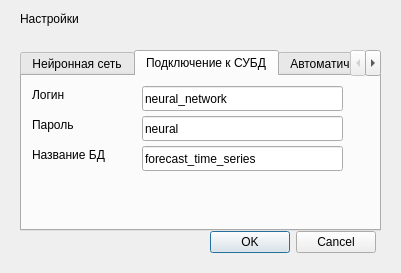
<?xml version="1.0" encoding="UTF-8"?>
<ui version="4.0">
 <class>Settings</class>
 <widget class="QWidget" name="Settings">
  <property name="geometry">
   <rect>
    <x>0</x>
    <y>0</y>
    <width>401</width>
    <height>273</height>
   </rect>
  </property>
  <property name="windowTitle">
   <string>Form</string>
  </property>
  <widget class="QLabel" name="label">
   <property name="geometry">
    <rect>
     <x>20</x>
     <y>10</y>
     <width>101</width>
     <height>17</height>
    </rect>
   </property>
   <property name="text">
    <string>Настройки</string>
   </property>
  </widget>
  <widget class="QTabWidget" name="AutoUpdateData">
   <property name="geometry">
    <rect>
     <x>20</x>
     <y>50</y>
     <width>361</width>
     <height>181</height>
    </rect>
   </property>
   <property name="currentIndex">
    <number>1</number>
   </property>
   <widget class="QWidget" name="NeuralNetwork">
    <property name="accessibleName">
     <string comment="График" extracomment="График"/>
    </property>
    <attribute name="title">
     <string>Нейронная сеть</string>
    </attribute>
    <widget class="QLabel" name="label_6">
     <property name="geometry">
      <rect>
       <x>20</x>
       <y>50</y>
       <width>151</width>
       <height>41</height>
      </rect>
     </property>
     <property name="text">
      <string>Допустимая ошибка&lt;br&gt; обучения (%) </string>
     </property>
    </widget>
    <widget class="QLabel" name="label_5">
     <property name="geometry">
      <rect>
       <x>20</x>
       <y>20</y>
       <width>151</width>
       <height>17</height>
      </rect>
     </property>
     <property name="text">
      <string>Тип нейронной сети</string>
     </property>
    </widget>
    <widget class="QLineEdit" name="errorLearning">
     <property name="geometry">
      <rect>
       <x>190</x>
       <y>60</y>
       <width>151</width>
       <height>25</height>
      </rect>
     </property>
     <property name="text">
      <string>5</string>
     </property>
    </widget>
    <widget class="QComboBox" name="typeNeuralNetwork">
     <property name="geometry">
      <rect>
       <x>190</x>
       <y>10</y>
       <width>151</width>
       <height>25</height>
      </rect>
     </property>
     <property name="currentText">
      <string>Персептрон</string>
     </property>
     <item>
      <property name="text">
       <string>Персептрон</string>
      </property>
     </item>
     <item>
      <property name="text">
       <string>Радиально-базисная</string>
      </property>
     </item>
     <item>
      <property name="text">
       <string>Реккурентная</string>
      </property>
     </item>
    </widget>
   </widget>
   <widget class="QWidget" name="tab_2">
    <property name="toolTip">
     <string comment="Подключение к СУБД" extracomment="Подключение к СУБД"/>
    </property>
    <property name="statusTip">
     <string comment="Подключение к СУБД" extracomment="Подключение к СУБД"/>
    </property>
    <property name="whatsThis">
     <string comment="Подключение к СУБД" extracomment="Подключение к СУБД"/>
    </property>
    <property name="accessibleName">
     <string comment="Подключение к СУБД" extracomment="Подключение к СУБД"/>
    </property>
    <property name="accessibleDescription">
     <string comment="Подключение к СУБД" extracomment="Подключение к СУБД"/>
    </property>
    <property name="autoFillBackground">
     <bool>false</bool>
    </property>
    <attribute name="title">
     <string>Подключение к СУБД</string>
    </attribute>
    <widget class="QLabel" name="label_3">
     <property name="geometry">
      <rect>
       <x>10</x>
       <y>40</y>
       <width>67</width>
       <height>17</height>
      </rect>
     </property>
     <property name="text">
      <string>Пароль</string>
     </property>
    </widget>
    <widget class="QLineEdit" name="passwordDB">
     <property name="geometry">
      <rect>
       <x>120</x>
       <y>40</y>
       <width>201</width>
       <height>25</height>
      </rect>
     </property>
     <property name="inputMethodHints">
      <set>Qt::ImhHiddenText</set>
     </property>
     <property name="text">
      <string>neural</string>
     </property>
    </widget>
    <widget class="QLabel" name="label_4">
     <property name="geometry">
      <rect>
       <x>10</x>
       <y>70</y>
       <width>101</width>
       <height>17</height>
      </rect>
     </property>
     <property name="text">
      <string>Название БД</string>
     </property>
    </widget>
    <widget class="QLabel" name="label_2">
     <property name="geometry">
      <rect>
       <x>10</x>
       <y>10</y>
       <width>67</width>
       <height>17</height>
      </rect>
     </property>
     <property name="text">
      <string>Логин</string>
     </property>
    </widget>
    <widget class="QLineEdit" name="schemeDB">
     <property name="geometry">
      <rect>
       <x>120</x>
       <y>70</y>
       <width>201</width>
       <height>25</height>
      </rect>
     </property>
     <property name="text">
      <string>forecast_time_series</string>
     </property>
    </widget>
    <widget class="QLineEdit" name="loginDB">
     <property name="geometry">
      <rect>
       <x>120</x>
       <y>10</y>
       <width>201</width>
       <height>25</height>
      </rect>
     </property>
     <property name="text">
      <string>neural_network</string>
     </property>
    </widget>
   </widget>
   <widget class="QWidget" name="tab_3">
    <attribute name="title">
     <string>Автоматическое обновление данных</string>
    </attribute>
    <widget class="QLabel" name="label_7">
     <property name="geometry">
      <rect>
       <x>30</x>
       <y>20</y>
       <width>151</width>
       <height>41</height>
      </rect>
     </property>
     <property name="text">
      <string>Обновление данных&lt;br&gt; через каждые:</string>
     </property>
    </widget>
    <widget class="QLabel" name="label_8">
     <property name="geometry">
      <rect>
       <x>30</x>
       <y>60</y>
       <width>151</width>
       <height>41</height>
      </rect>
     </property>
     <property name="text">
      <string>Настройка неронной &lt;br&gt;сети через каждые:</string>
     </property>
    </widget>
    <widget class="QComboBox" name="updateData">
     <property name="geometry">
      <rect>
       <x>200</x>
       <y>20</y>
       <width>86</width>
       <height>25</height>
      </rect>
     </property>
     <property name="currentIndex">
      <number>1</number>
     </property>
     <item>
      <property name="text">
       <string>2</string>
      </property>
     </item>
     <item>
      <property name="text">
       <string>6</string>
      </property>
     </item>
     <item>
      <property name="text">
       <string>12</string>
      </property>
     </item>
     <item>
      <property name="text">
       <string>24</string>
      </property>
     </item>
    </widget>
    <widget class="QComboBox" name="updateNeuralNetwork">
     <property name="geometry">
      <rect>
       <x>200</x>
       <y>60</y>
       <width>86</width>
       <height>25</height>
      </rect>
     </property>
     <property name="currentIndex">
      <number>3</number>
     </property>
     <item>
      <property name="text">
       <string>2</string>
      </property>
     </item>
     <item>
      <property name="text">
       <string>6</string>
      </property>
     </item>
     <item>
      <property name="text">
       <string>12</string>
      </property>
     </item>
     <item>
      <property name="text">
       <string>24</string>
      </property>
     </item>
    </widget>
    <widget class="QLabel" name="label_10">
     <property name="geometry">
      <rect>
       <x>300</x>
       <y>30</y>
       <width>31</width>
       <height>17</height>
      </rect>
     </property>
     <property name="text">
      <string>часа</string>
     </property>
    </widget>
    <widget class="QLabel" name="label_11">
     <property name="geometry">
      <rect>
       <x>300</x>
       <y>70</y>
       <width>31</width>
       <height>17</height>
      </rect>
     </property>
     <property name="text">
      <string>часа</string>
     </property>
    </widget>
   </widget>
  </widget>
  <widget class="QDialogButtonBox" name="buttonBox">
   <property name="geometry">
    <rect>
     <x>210</x>
     <y>230</y>
     <width>166</width>
     <height>25</height>
    </rect>
   </property>
   <property name="standardButtons">
    <set>QDialogButtonBox::Cancel|QDialogButtonBox::Ok</set>
   </property>
  </widget>
 </widget>
 <resources/>
 <connections/>
</ui>
